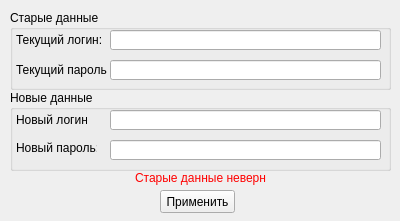
<?xml version="1.0" encoding="UTF-8"?>
<ui version="4.0">
 <class>admin</class>
 <widget class="QWidget" name="admin">
  <property name="geometry">
   <rect>
    <x>0</x>
    <y>0</y>
    <width>400</width>
    <height>221</height>
   </rect>
  </property>
  <property name="windowTitle">
   <string>Смена пароля</string>
  </property>
  <property name="windowIcon">
   <iconset resource="images.qrc">
    <normaloff>:/source/konoha.ico</normaloff>:/source/konoha.ico</iconset>
  </property>
  <widget class="QPushButton" name="ChangeButton">
   <property name="geometry">
    <rect>
     <x>160</x>
     <y>190</y>
     <width>75</width>
     <height>23</height>
    </rect>
   </property>
   <property name="text">
    <string>Применить</string>
   </property>
  </widget>
  <widget class="QGroupBox" name="oldBox">
   <property name="geometry">
    <rect>
     <x>10</x>
     <y>10</y>
     <width>381</width>
     <height>80</height>
    </rect>
   </property>
   <property name="title">
    <string>Старые данные</string>
   </property>
   <widget class="QLineEdit" name="oldLoginEdit">
    <property name="geometry">
     <rect>
      <x>100</x>
      <y>20</y>
      <width>271</width>
      <height>20</height>
     </rect>
    </property>
   </widget>
   <widget class="QLineEdit" name="oldPasswordEdit">
    <property name="geometry">
     <rect>
      <x>100</x>
      <y>50</y>
      <width>271</width>
      <height>20</height>
     </rect>
    </property>
   </widget>
   <widget class="QLabel" name="oldLoginLabel">
    <property name="geometry">
     <rect>
      <x>6</x>
      <y>20</y>
      <width>91</width>
      <height>20</height>
     </rect>
    </property>
    <property name="text">
     <string>Текущий логин:</string>
    </property>
   </widget>
   <widget class="QLabel" name="oldPasswordLabel">
    <property name="geometry">
     <rect>
      <x>6</x>
      <y>50</y>
      <width>91</width>
      <height>20</height>
     </rect>
    </property>
    <property name="text">
     <string>Текущий пароль:</string>
    </property>
   </widget>
  </widget>
  <widget class="QGroupBox" name="newBox">
   <property name="geometry">
    <rect>
     <x>10</x>
     <y>90</y>
     <width>381</width>
     <height>81</height>
    </rect>
   </property>
   <property name="title">
    <string>Новые данные</string>
   </property>
   <widget class="QLineEdit" name="newLoginEdit">
    <property name="geometry">
     <rect>
      <x>100</x>
      <y>20</y>
      <width>271</width>
      <height>20</height>
     </rect>
    </property>
   </widget>
   <widget class="QLineEdit" name="newPasswordEdit">
    <property name="geometry">
     <rect>
      <x>100</x>
      <y>50</y>
      <width>271</width>
      <height>20</height>
     </rect>
    </property>
   </widget>
   <widget class="QLabel" name="newLoginLabel">
    <property name="geometry">
     <rect>
      <x>6</x>
      <y>20</y>
      <width>71</width>
      <height>20</height>
     </rect>
    </property>
    <property name="text">
     <string>Новый логин:</string>
    </property>
   </widget>
   <widget class="QLabel" name="newPasswordLabel">
    <property name="geometry">
     <rect>
      <x>6</x>
      <y>50</y>
      <width>81</width>
      <height>16</height>
     </rect>
    </property>
    <property name="text">
     <string>Новый пароль:</string>
    </property>
   </widget>
  </widget>
  <widget class="QLabel" name="CheckLabel">
   <property name="geometry">
    <rect>
     <x>135</x>
     <y>170</y>
     <width>131</width>
     <height>16</height>
    </rect>
   </property>
   <property name="styleSheet">
    <string notr="true">color:rgb(255, 0, 0)</string>
   </property>
   <property name="frameShape">
    <enum>QFrame::NoFrame</enum>
   </property>
   <property name="text">
    <string>Старые данные неверны</string>
   </property>
  </widget>
 </widget>
 <resources>
  <include location="images.qrc"/>
 </resources>
 <connections/>
</ui>
